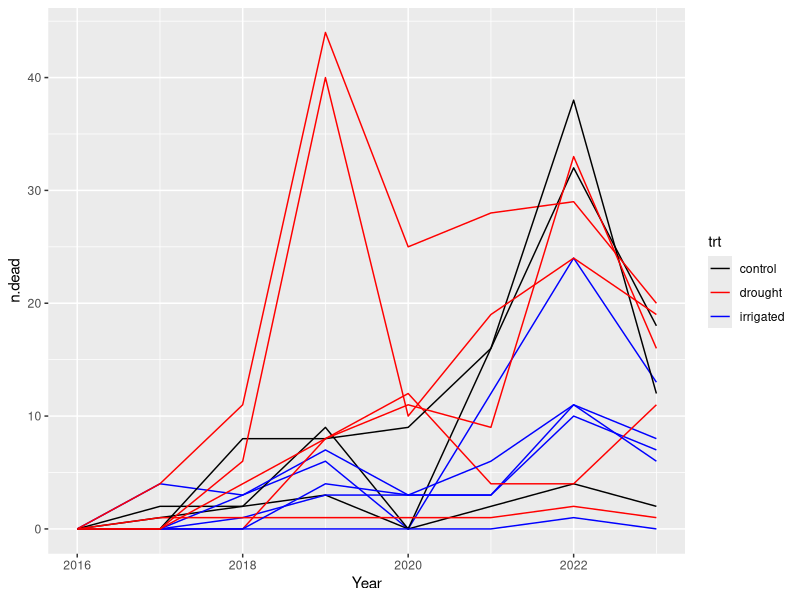
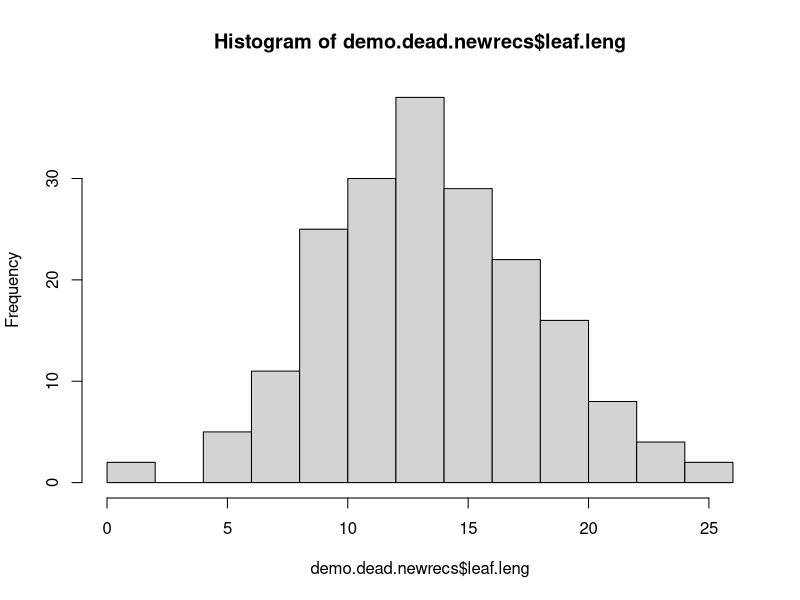
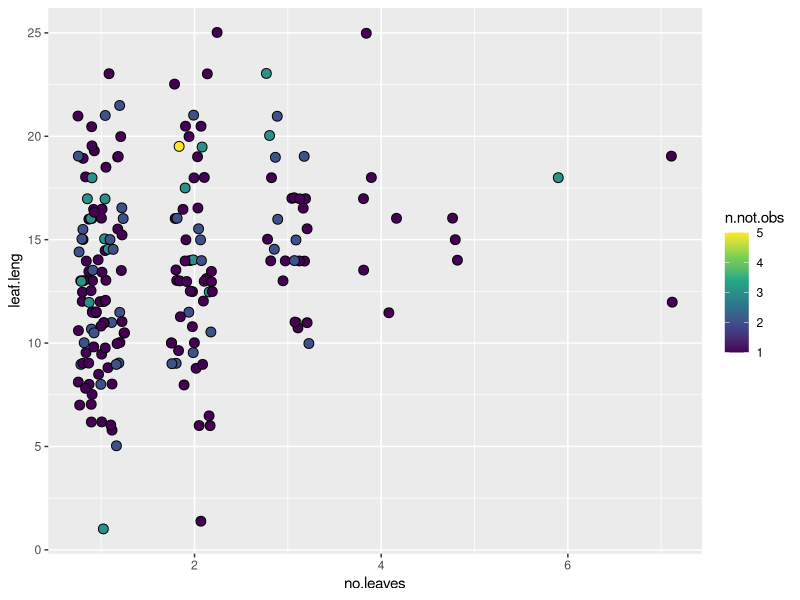
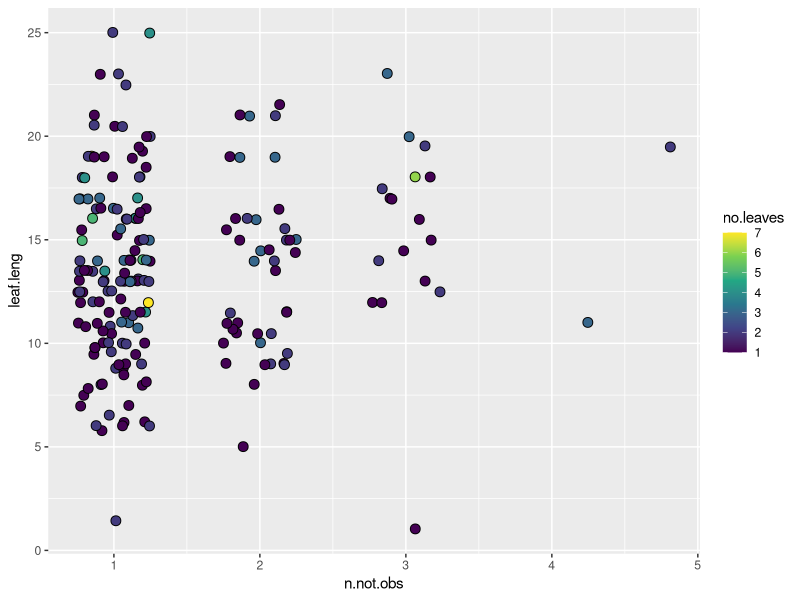
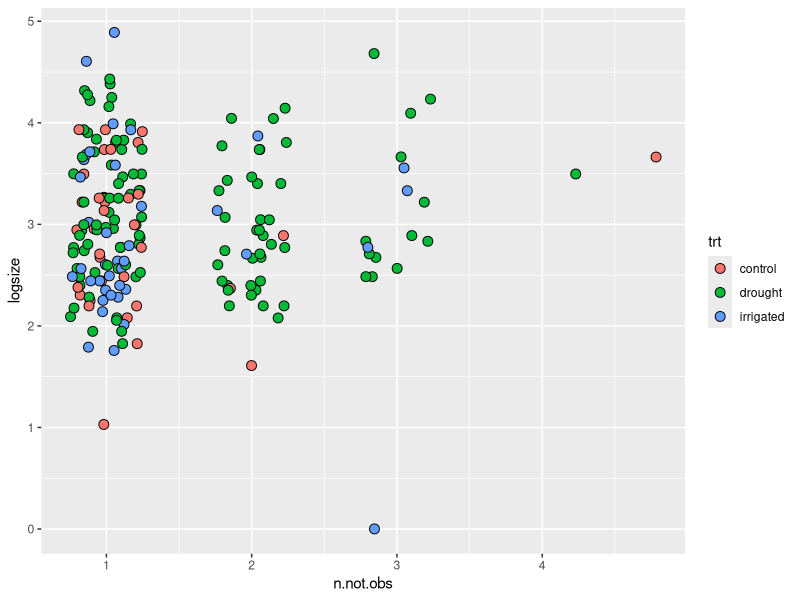
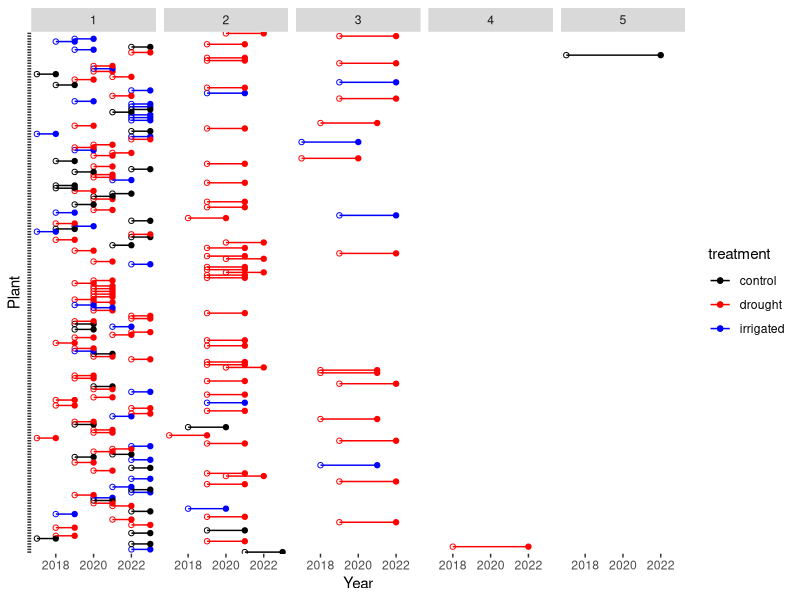
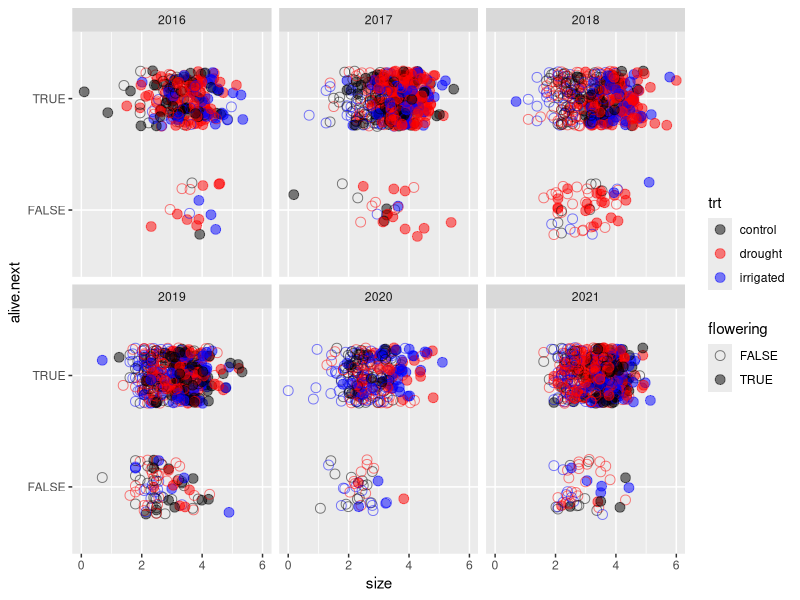
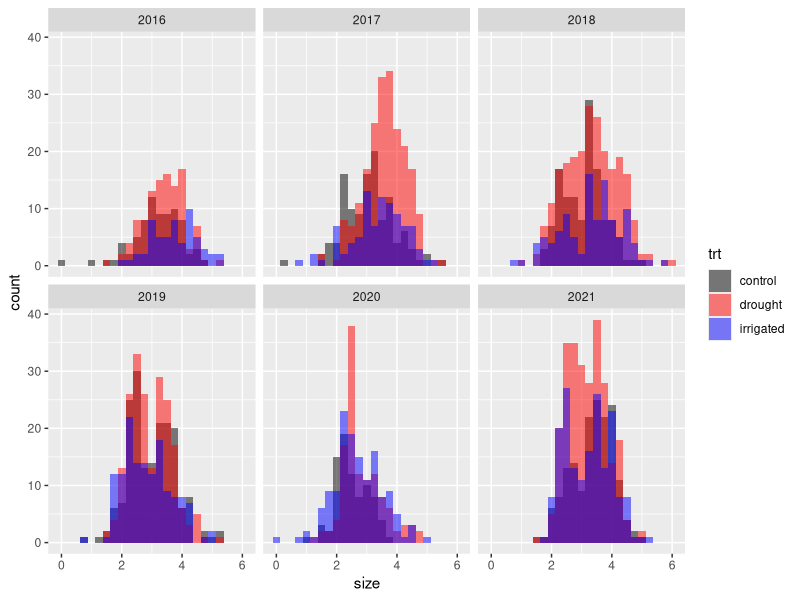

Write R code to recreate these figures, in order.
##### Script for playing around with demography data for survival estimates
##### SN - init 6 nov 2023

##############################################
##### Setup/preparation
##############################################

library(ggplot2)
library(dplyr)
library(tidyr)
library(lme4)

rm(list = ls())

### Inverse logit function
ilogit = function(x) (1+exp(-x))^-1

### Read in demo data

demo = merge(
  # Demo data
  x = read.csv('01_data_cleaning/out/demo_table.csv'),
  # Treatment data
  y = read.csv('00_raw_data/plot_treatments.csv') %>% rename(Plot = plot)
)

head(demo)
tail(demo)
nrow(demo)

### Add in sampling data:

# ##### Remove plants from coordinates that were not sampled (acc'd to metadata)
# 
# demo = demo %>%
#   filter(!(Year %in% 2020 & Plot %in% c(1:2, 5, 13:15) & grepl('_\\d{2}\\D$', plantid))) %>%
#   filter(!(Year %in% 2020 & Plot %in% 3 & (grepl('_\\d{2}\\D$', plantid) | grepl('\\_[789]\\D', plantid))))

# (I checked... there are five plants with non-empty records that get removed in the above loop)
# (might be an issue in coordinate entry)
# (I think it's a good idea to remove these to be safe)

# (actually I decided to leave these records in because they aren't actually doing anything...)

##############################################
##### Assessing gaps from non-detection or mis-specification
##############################################

# Problem here is that we have plants that can be "dead" (leaf count = 0) but
# re-appear as alive later in the dataset. This could be detection probabilities
# varying (so living plants are missed), dormancy, or the plant could truly be
# dead. Prior assessment of the data suggests that 2/3 or so of the plants that
# were marked as "dead" at some point were observed later. Here I'll try to
# assess that a little more closely.

### How many plants marked as "not detected"
demo %>% filter(!detected) %>% nrow()
# good number
demo %>% 
  group_by(Plot, Year, detected = paste0(ifelse(detected, '', 'not'), 'detected')) %>% 
  summarise(n = n()) %>%
  pivot_wider(names_from = detected, values_from = n)
# looks like a non-zero number of non-detections in each year...

demo %>% filter(!detected & Plot %in% 1)
# ugh...

### Look at deaths by year
demo %>%
  filter(detected) %>%
  group_by(Plot, Year, obs.alive = ifelse(obs.alive, 'living', 'dead.q')) %>%
  summarise(n = n()) %>%
  pivot_wider(names_from = obs.alive, values_from = n)
# oh there are some NAs...

demo %>% filter(is.na(obs.alive)) # oh yeah... what's up with these
# 2023 records: all were alive with flowers eaten off (call these alive
# 2016 records: did not check... but will assume the same thing for this prelim analysis

demo = demo %>%
  mutate(obs.alive = ifelse(is.na(obs.alive), TRUE, obs.alive))

demo %>%
  filter(detected) %>%
  group_by(Plot, Year, obs.alive = ifelse(obs.alive, 'living', 'dead')) %>%
  summarise(n = n()) %>%
  pivot_wider(names_from = obs.alive, values_from = n, values_fill = 0) # %>% View()

# Let's just plot, over time, how many dead plants are observed per plot...

demo %>%
  filter(detected) %>%
  group_by(Plot, trt, Year) %>%
  summarise(n.dead = sum(!obs.alive)) %>%
  ggplot(aes(x = Year, y = n.dead, group = Plot, colour = trt)) + 
  geom_line() +
  scale_colour_manual(values = c('black', 'red', 'blue'))
# okay this is cool, possibly
# spike in 2019, it seems like
# another "spike" in 2022, although this could be due to re-checks

# Dead data frame

demo.dead = demo %>%
  group_by(plantid) %>%
  filter(any(!obs.alive & detected))

head(demo.dead)

# Do a case when?

demo.dead = demo.dead %>%
  # Get rid of observations before first observed year of death...
  filter(Year >= min(Year[!obs.alive & detected])) %>%
  mutate(
    dead.status = case_when(
      n() < 2 ~ 'seen.once',
      any(obs.alive & detected) ~ 'obs.alive',
      sum(!detected) == (n() - 1) ~ 'not.detected',
      .default = 'maybe.actually.dead'
    )
  ) %>%
  arrange(plantid, Year)

# No-detects?
demo.dead %>% distinct(plantid, dead.status) %>% group_by(dead.status) %>% summarise(n = n())
# hmm... good number of cases of each...

demo.dead %>% filter(dead.status %in% 'seen.once')
demo.dead %>% filter(dead.status %in% 'seen.once') %>% group_by(Year) %>% summarise(n = n())
# ugh... some 2022 plants in here that would have been great to confirm in 2023

demo.dead %>% filter(dead.status %in% 'not.detected')
# oh actually I suppose these could all just be fail-to-finds...

# the observed alive plants... hmm... bummer, but it happens
demo.dead %>% filter(dead.status %in% 'obs.alive')
# there are actually some huge gaps in here...
# can we get the distribution of gaps?

demo.dead.gaps = demo.dead %>%
  filter(dead.status %in% 'obs.alive') %>% 
  # should still be grouped by plantid
  # gonna get conservative here and chop out the years after the first time detected alive
  filter(Year <= min(Year[obs.alive & detected])) %>%
  summarise(n.not.obs = sum(!obs.alive))

demo.dead.gaps %>% group_by(n.not.obs) %>% summarise(n = n())
# mostly one year, some two, a handful more than that!

demo.dead.newrecs = demo.dead %>%
  filter(dead.status %in% 'obs.alive') %>%
  filter(Year <= min(Year[obs.alive & detected])) %>%
  mutate(n.not.obs = sum(!obs.alive)) %>%
  arrange(plantid, desc(Year)) %>%
  distinct(plantid, .keep_all = TRUE)

# Distribution of years (might suggest variation in sampling effort)
table(demo.dead.newrecs$Year) 
# most in 2021, surely mostly due to incomplete sampling 2020
# but still a good number in other years

# Gap size vs. year of re-detection
with(demo.dead.newrecs, table(Year, n.not.obs))
# lots of plants reappearing in 2022, including after long gaps

# Size at re-detection
table(demo.dead.newrecs$no.leaves) # mostly one leaf... regression is possible though
hist(demo.dead.newrecs$leaf.leng) # lol nice symmetry!

# Size at re-detection vs. gap size
demo.dead.newrecs %>%
  ggplot(aes(x = no.leaves,y = leaf.leng, fill = n.not.obs)) +
  geom_point(shape = 21, size = 3, position = position_jitter(width = 0.25)) +
  scale_fill_viridis_c()

demo.dead.newrecs %>%
  ggplot(aes(x = n.not.obs,y = leaf.leng, fill = no.leaves)) +
  geom_point(shape = 21, size = 3, position = position_jitter(width = 0.25)) +
  scale_fill_viridis_c()
# very tempted to say plants not observed after a certain date are new recruits...
# (of course - this gap depends on sampling!)

demo.dead.newrecs %>%
  mutate(logsize = log(no.leaves * leaf.leng)) %>%
  ggplot(aes(x = n.not.obs, y = logsize, fill = trt)) +
  geom_point(shape = 21, size = 3, position = position_jitter(width = 0.25))

# Reset this data frame for another plot
demo.dead.newrecs.range = demo.dead %>%
  filter(dead.status %in% 'obs.alive') %>%
  group_by(Plot, trt, plantid) %>%
  summarise(y0 = min(Year), y1 = min(Year[obs.alive & detected]))

head(demo.dead.newrecs.range)  

ggplot(demo.dead.newrecs.range %>% mutate(gapsize = y1 - y0), aes(colour = trt)) +
  geom_point(aes(x = y0, y = plantid), shape = 21) +
  geom_point(aes(x = y1, y = plantid)) +
  geom_segment(aes(x = y0, xend = y1, y = plantid, yend = plantid, colour = trt)) +
  scale_colour_manual(values = c('black', 'red', 'blue'), 'treatment') +
  facet_grid(cols = vars(gapsize)) +
  labs(x = 'Year', y = 'Plant') +
  theme(
    panel.grid = element_blank(), 
    panel.background = element_blank(),
    axis.text.y = element_blank()
    # axis.text.x = element_text(angle = 90)
  )

# A lot of the two-year gaps have 2020 as one of the missing years...
# (we know sampling in 2020 was spotty)

demo.dead.newrecs.range %>%
  filter(y0 < 2020 & y1 > 2020) %>%
  mutate(gap.size = y1 - y0) %>%
  group_by(Plot, trt, gap.size = paste0('gap', gap.size)) %>%
  summarise(n = n()) %>%
  pivot_wider(names_from = gap.size, values_from = n, values_fill = 0)

# looks like a lot of issues in plot 5, 15 in particular
# 14 to a lesser extent
# otherwise problems are sparse/rare...

demo %>%
  filter(Year %in% 2020, Plot %in% c(5, 14, 15)) %>%
  arrange(Plot, plantid)

# How many of these are simply "missed"?

demo.dead.newrecs.range %>%
  filter(y0 < 2020 & y1 > 2020) %>%
  # Of these, how many were marked "dead" in 2019?
  group_by(is.2019 = y0 %in% 2019) %>%
  summarise(n = n()) 
# many of them!

demo.dead.newrecs.range %>%
  filter(y0 < 2020 & y1 > 2020) %>%
  # Of these, how many were marked "dead" in 2019?
  group_by(is.2019 = y0 %in% 2019) %>%
  summarise(n = n())

demo.dead.newrecs.range %>%
  filter(y0 < 2020 & y1 > 2020) %>%
  # Plants last seen in 2019
  filter(y0 %in% 2019) %>%
  # how many of these have coordinates that are >9?
  separate(plantid, into = c('tag', 'plot', 'coord'), sep = '_') %>%
  mutate(past.nine = grepl('\\d{2}', coord)) %>%
  group_by(plot, past.nine) %>%
  summarise(n = n()) %>%
  pivot_wider(names_from = past.nine, values_from = n, values_fill = 0)
# nearly all of the plants in plots 5, 15, 14 are plants in areas not measured
# plots 4, 6, 7, 12 should have been completely sampled

# Let's look at plants that were missed in 2019 *and* 2021
# (I'm tempted to say these ones should be separate plants...)
demo.dead.newrecs.range %>%
  filter(y0 < 2020 & y1 > 2021) %>%
  # Plants last seen in 2019
  filter(y0 %in% 2019) %>%
  # how many of these have coordinates that are >9?
  separate(plantid, into = c('tag', 'plot', 'coord'), sep = '_') %>%
  mutate(past.nine = grepl('\\d{2}', coord)) %>%
  group_by(plot, past.nine) %>%
  summarise(n = n()) %>%
  pivot_wider(names_from = past.nine, values_from = n, values_fill = 0)
# but I guess the question is were these plants seen in 2021? or skipped/missed

demo %>%
  filter(Year %in% 2021) %>%
  filter(plantid %in% (demo.dead.newrecs.range %>%
                         filter(y0 < 2020 & y1 > 2021) %>%
                         # Plants last seen in 2019
                         filter(y0 %in% 2019) %>%
                         pull(plantid)))
# okay it looks like they mostly were checked in 2021... let's say they died]
# (but then wouldn't we also have to assume that plants with no subsequent
# "detected = TRUE" records were never searched?

demo.dead %>% filter(dead.status %in% 'not.detected') # %>% View()
# ugh... suppose it's possible they were entered in mistake once and never re-checked
# but also probably fair to assume they were just not seen
# (maybe check to see if there were other plants entered at some coords... argh maybe later)


##############################################
##### Taking a shot at "fixing" the gaps
##############################################

### Rules:
# - if gap is only one year (i.e., found alive year after being dead), impute alive
# - if gap is two years *and* coordinate was not surveyed in 2020, impute alive
# - if gap is two years and coordinate *was* surveyed in 2020, assign new plant
# - if gap is three years or longer, assign new plant

# Think a case_when could be good for handling this

demo.dead.final = rbind(
  demo.dead %>%
    ungroup() %>%
    filter(!dead.status %in% 'obs.alive') %>%
    distinct(plantid, dead.status),
  demo.dead %>%
    filter(dead.status %in% 'obs.alive') %>%
    summarise(y0 = min(Year), y1 = min(Year[obs.alive])) %>%
    mutate(dead.status = case_when(
      y1 == (y0 + 1) ~ 'gap1',
      ((y1 == 2021) & (y0 == 2019)) &
        # catching plants in plots 1, 2, 5, 13, 14, 15 with coordinate > 9
        (((grepl('\\_[125]\\_', plantid) | grepl('\\_1[345]\\_', plantid)) &
            grepl('\\_\\d{2}\\D$', plantid)) |
           # *or* catching plants in plot 3 with coordinate > 6
           ((grepl('\\_3\\_', plantid)) & 
              (grepl('\\_[789]\\D$', plantid) | grepl('\\_\\d{2}\\D$', plantid)))) ~ 'gap.2020',
      .default = paste0('gap', (y1 - y0))
    )
  ) %>%
    select(-c(y0, y1))
)

demo.dead.final %>% group_by(dead.status) %>% summarise(n = n())

demo.imputed = merge(
  x = demo,
  y = demo.dead.final,
  all.x = TRUE, all.y = TRUE
) %>%
  # any plants that were never seen dead will be NA after this merge - 
  # add a status here
  mutate(dead.status = ifelse(is.na(dead.status), 'not.dead', dead.status))

nrow(demo.imputed)
demo.imputed %>% 
  distinct(plantid, dead.status) %>% 
  group_by(dead.status) %>% 
  summarise(n = n())
# looks okay to me

#### Run the code below to check that the imputing step is working appropriately
#### (I judge that it is)
# demo.imputed %>%
#   # Separate out plants with gaps in records
#   filter(grepl('gap', dead.status)) %>%
#   # For each plant, get the first year observed dead and the first year after that observed alive
#   group_by(plantid) %>%
#   mutate(
#     y0 = min(Year[detected & !obs.alive]), 
#     y1 = min(Year[detected & obs.alive & (Year > y0)])
#   ) %>%
#   # Ungroup, get tag in separate column
#   ungroup() %>%
#   separate(plantid, into = c('tag', 'plot', 'coord'), sep = '_') %>%
#   # Impute "alive" for plants during their gap if gap is one year or is due to sampling in 2020
#   mutate(
#     alive = ifelse(
#       (dead.status %in% c('gap1', 'gap.2020')) & (Year >= y0 & Year < y1),
#       TRUE,
#       obs.alive
#     )
#   ) %>%
#   mutate(
#     tag2 = ifelse(
#       grepl('gap[2345]$', dead.status) & (Year >= y1),
#       paste0(tag, 'b'),
#       tag
#     )
#   ) %>% 
#   group_by(tag, plot, coord) %>%
#   filter(any(tag2 != tag) | any(alive != obs.alive)) %>% 
#   arrange(plot, tag, Year) %>% 
#   print(n = nrow(.))


demo.imputed = rbind(
  # Plants where we don't need to do any fixing/correcting (yet)
  demo.imputed %>%
    filter(!grepl('gap', dead.status)) %>%
    # 'alive' column is imputed based on above
    mutate(alive = obs.alive),
  # Plants where we do need correcting - make these corrections here
  demo.imputed %>%
    # Separate out plants with gaps in records
    filter(grepl('gap', dead.status)) %>%
    # For each plant, get the first year observed dead and the first year after that observed alive
    group_by(plantid) %>%
    mutate(
      y0 = min(Year[detected & !obs.alive]), 
      y1 = min(Year[detected & obs.alive & (Year > y0)])
    ) %>%
    # Ungroup, get tag in separate column
    ungroup() %>%
    separate(plantid, into = c('tag', 'plot', 'coord'), sep = '_') %>%
    # Impute "alive" for plants during their gap if gap is one year or is due to sampling in 2020
    mutate(
      alive = ifelse(
        (dead.status %in% c('gap1', 'gap.2020')) & (Year >= y0 & Year < y1),
        TRUE,
        obs.alive
      )
    ) %>%
    mutate(
      tag = ifelse(
        grepl('gap[2345]$', dead.status) & (Year >= y1),
        paste0(tag, 'b'),
        tag
      )
    ) %>%
    unite(plantid, c(tag, plot, coord), sep = '_') %>%
    select(-c(y0, y1))
)

nrow(demo.imputed)

# IT WORKED ON THE FIRST TRY hell yeah

##############################################
##### Tidy up data frame to get *one* dead record per plant + relevant cols
##############################################

demo.imputed = demo.imputed %>% arrange(plantid, Year)

head(demo.imputed)

### Now that I've gone back and separated old plants from new recruits,
# I could just say "if the last record is alive, it was always alive"
# let's just do this (and do it before removing 2023 plants!)
demo.imputed %>%
  group_by(plantid) %>%
  # annoyingly this only works if I add a new field for alive.last...
  mutate(alive.last = alive[Year == max(Year)]) %>%
  mutate(alive2 = ifelse(alive.last, TRUE, alive)) %>%
  filter(any(alive2 != alive)) # cool -  this works

demo.imputed = demo.imputed %>%
  group_by(plantid) %>%
  # annoyingly this only works if I add a new field for alive.last...
  mutate(alive.last = alive[Year == max(Year)]) %>%
  mutate(alive = ifelse(alive.last, TRUE, alive)) %>%
  # tidy up
  select(-alive.last) %>%
  ungroup()

### First: suppose we should get rid of 2023 records (due to imputing... sad and not ideal!)
# (shit this also would mean no 2023 kernel in general... shit man)
# Also, upon looking at the 2022 data - the 'seen.once' plants in 2022 were, mysteriously, not visited in 2021
# (ahhhhh)
# could fix this in later steps but for now just remove all of these plants...
demo.imputed = demo.imputed %>% 
  filter(Year < 2023) %>%
  filter(!(Year %in% 2022 & dead.status %in% 'seen.once'))

nrow(demo.imputed)
length(unique(demo.imputed$plantid)) # down to 979 plants

### Now, after we trimmed out some records (to minimize effects of censoring)
### let's remove plants that appear only once

demo.imputed = demo.imputed %>%
  group_by(plantid) %>%
  filter(n() > 1) %>%
  ungroup()

nrow(demo.imputed)
length(unique(demo.imputed$plantid)) # down to 870 plants...

### Now: for each plant with dead records, get *only* the first dead record
# (... can we do this with only the "alive" column? do we need "detected"?)

# how many times are plants observed as "dead"?
demo.imputed %>% group_by(plantid) %>% summarise(n.dead = sum(!alive)) %>% group_by(n.dead) %>% summarise(n = n())
# hmm...

# One way to maybe do this is to separate out the alive and dead records
# then take the records that are dead and only get the first (chronologically)
rbind(
  demo.imputed %>% filter(alive),
  demo.imputed %>% filter(!alive) %>% arrange(Year) %>% distinct(plantid, .keep_all = TRUE)
) %>%
  # Check this by going through each plant and getting the maximum gap in years created
  # Ideally all of these would be only 1
  arrange(plantid, Year) %>%
  group_by(plantid) %>%
  summarise(mdiff = max(diff(Year))) %>%
  group_by(mdiff) %>%
  summarise(n = n())
# some badness happening in here...
# ~25% of these have some kind of problem...

# some of them give -Inf which probably means only one record
# (would this record have to be for a dead plant then...?)
# but plenty with a gap greater than that...

rbind(
  demo.imputed %>% filter(alive),
  demo.imputed %>% filter(!alive) %>% arrange(Year) %>% distinct(plantid, .keep_all = TRUE)
) %>%
  group_by(plantid) %>%
  filter(n() < 2)
# yeah these are plants that were only seen dead...

# Solve the above by getting rid of plants that have all records as dead...
demo.imputed = demo.imputed %>%
  group_by(plantid) %>%
  filter(any(alive)) %>%
  ungroup()

# Now look at the rest
rbind(
  demo.imputed %>% filter(alive),
  demo.imputed %>% filter(!alive) %>% arrange(Year) %>% distinct(plantid, .keep_all = TRUE)
) %>%  
  arrange(plantid, Year) %>%
  group_by(plantid) %>%
  # ydiff column will tell us the gaps
  mutate(ydiff = c(NA, diff(Year)))

# ugh... a lot of these are cases where the plant was missed and then found dead after

rbind(
  demo.imputed %>% filter(alive),
  demo.imputed %>% filter(!alive) %>% arrange(Year) %>% distinct(plantid, .keep_all = TRUE)
) %>%  
  arrange(plantid, Year) %>%
  group_by(plantid) %>%
  # ydiff column will tell us the gaps
  mutate(ydiff = c(NA, diff(Year))) %>%
  ungroup() %>%
  filter(ydiff > 1 & !alive) %>%
  nrow()
# 31 of these plants
# come on man...

# Okay. Well, with an uncertain death date, I guess I need to get rid of these.
# All of this stuff is probably introducing bias...
demo.imputed = rbind(
  demo.imputed %>% filter(alive),
  demo.imputed %>% filter(!alive) %>% arrange(Year) %>% distinct(plantid, .keep_all = TRUE)
) %>%  
  arrange(plantid, Year) %>%
  group_by(plantid) %>%
  # ydiff column will tell us the gaps
  mutate(ydiff = c(NA, diff(Year))) %>%
  ungroup() %>%
  # Get rid of columns where there is a gap before mortality
  filter(!(ydiff > 1 & !alive)) %>%
  select(-ydiff)

nrow(demo.imputed)
length(unique(demo.imputed$plantid))
sum(!demo.imputed$alive) # 230 records of mortality...

# Gaps in survival... will want to resolve these
# Options are to merge... ugh

demo.impute.scaffold = demo.imputed %>%
  group_by(plantid) %>%
  summarise(y0 = min(Year), y1 = max(Year)) %>%
  uncount(y1 - y0 + 1) %>%
  group_by(plantid) %>%
  mutate(Year = y0 + (0:(n()-1))) %>%
  select(-c(y0, y1)) %>%
  ungroup()

merge(
  demo.imputed, demo.impute.scaffold,
  all.x = TRUE, all.y = TRUE
  ) %>%
  arrange(plantid, Year) %>% filter(is.na(alive))
# oh... only seven plants affected.
# maybe don't worry about these for now?


##############################################
##### Merge to get previous/next year data in here
##############################################

data.for.model = merge(
  # Demo table with relevant columns
  demo.imputed %>%
    mutate(size = log(no.leaves * leaf.leng)) %>%
    select(plantid, Plot, trt, Year, flowering, no.umbels, size, alive),
  demo.imputed %>%
    select(plantid, Year, alive) %>%
    mutate(Year = Year - 1),
  by = c('plantid', 'Year'), 
  all.x = TRUE, all.y = FALSE,
  suffixes = c('', '.next')
)

nrow(data.for.model)
head(data.for.model)

demo.imputed %>% head(8)
# looks okay

# Now, only relevant rows...
# - remove plants that are dead
# - remove plants that are alive but missing size or flowering
# - remove plants in final obs. eyar (i.e., alive.next is NA)
data.for.model = data.for.model %>%
  filter(alive & !is.na(size) & !is.na(flowering)) %>%
  filter(!is.na(alive.next))

head(data.for.model)
nrow(data.for.model)
length(unique(data.for.model$plantid))
#
# welp... let's try it folks

##############################################
##### Try making some plots...
##############################################

data.for.model %>%
  ggplot(aes(x = size, y = alive.next)) +
  geom_point(
    aes(
      colour = trt, shape = flowering
    ),
    size = 3, alpha = 0.5, position = position_jitter(height = 0.25)
  ) +
  scale_shape_manual(values = c(21, 19)) +
  scale_colour_manual(values = c('black', 'red', 'blue')) +
  facet_wrap(~ Year)

data.for.model %>%
  ggplot(aes(x = size, group = trt, fill = trt)) +
  geom_histogram(position = 'identity', alpha = 0.5, binwidth = 0.25) +
  scale_fill_manual(values = c('black', 'red', 'blue')) +
  facet_wrap(~ Year)
# not seeing big size discrepancies from year to year

##############################################
##### Try fitting some models...
##############################################

### Null model
surv.0 = glmer(
  formula = alive.next ~ (1 | Plot),
  data = data.for.model,
  family = 'binomial'
)

# singularity if including plant-level random effect (ugh)

### Year random effect
surv.y = glmer(
  formula = alive.next ~ (1 | Year) + (1 | Plot),
  data = data.for.model,
  family = 'binomial'
)

AIC(surv.y, surv.0)
# go with the year model
summary(surv.y)
ilogit(2.2986) # baseline 90% survival
ranef(surv.y)
hist(unlist(ranef(surv.y)$Plot))
hist(unlist(ranef(surv.y)$Year))
plot(unlist(ranef(surv.y)$Year))
# interesting...

### Previous size
surv.y.s = glmer(
  formula = alive.next ~ size + (1 | Year) + (1 | Plot),
  data = data.for.model,
  family = 'binomial'
)

summary(surv.y.s)
AIC(surv.y.s, surv.y)
# neat - keep survival in!
# size... what is the unit of size? multiplying size by e?
# anyway
hist(unlist(ranef(surv.y.s)$Plot))
hist(unlist(ranef(surv.y.s)$Year))
plot(unlist(ranef(surv.y.s)$Year))


### Flowering
surv.y.s.f = glmer(
  formula = alive.next ~ size + flowering + (1 | Year) + (1 | Plot),
  data = data.for.model,
  family = 'binomial'
)

AIC(surv.y.s.f, surv.y.s)
# no effect of flowering after accounting for size!
# interesting

### Treatment
surv.y.s.t = glmer(
  formula = alive.next ~ size + trt + (1 | Year) + (1 | Plot),
  data = data.for.model,
  family = 'binomial'
)

AIC(surv.y.s.t, surv.y.s)
# treatment effect no longer present

summary(surv.y.s.t)

### Size effects varying by year?

### Previous size
surv.ys = glmer(
  formula = alive.next ~ trt + (size | Year) + (1 | Plot),
  data = data.for.model,
  family = 'binomial'
)

AIC(surv.ys, surv.y.s, surv.y.s.t)
# no good evidence of size-year interactions

### Size-treatment interaction
surv.y.st = glmer(
  formula = alive.next ~ size * trt + (1 | Year) + (1 | Plot),
  data = data.for.model,
  family = 'binomial'
)

AIC(surv.y.st, surv.y.s.t)
# no interaction

### Treatment effects varying by year
surv.yt.s = glmer(
  formula = alive.next ~ size + (trt | Year) + (1 | Plot),
  data = data.for.model,
  family = 'binomial'
)

AIC(surv.yt.s, surv.y.s.t)
# nope.

##############################################
##### Plot results (from this model at least)
##############################################

data.scaffold = expand.grid(
  trt = unique(data.for.model$trt),
  Year = unique(data.for.model$Year),
  size = (0:60)/10
) %>%
  mutate(
    pred.s = predict(surv.y.s.t, newdata = ., re.form = ~ (1 | Year)) %>% ilogit()
  )

head(data.scaffold)

data.for.model %>%
  ggplot(aes(x = size, y = as.numeric(alive.next))) +
  geom_point(
    aes(colour = trt),
    size = 2, alpha = 0.25, position = position_jitter(height = 0.25)
  ) +
  geom_line(
    data = data.scaffold,
    aes(x = size, y = pred.s, group = trt, colour = trt)
  ) +
  scale_colour_manual(values = c('black', 'red', 'blue')) +
  labs(x = 'Size', y = 'Survival') +
  facet_wrap(~ Year)

